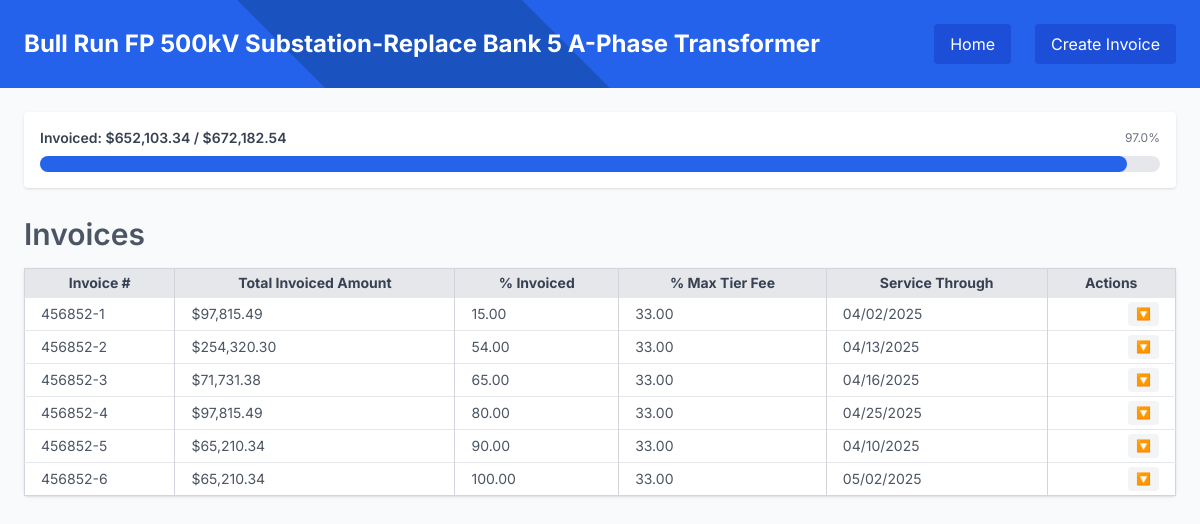
Screenshot of /invoices/2 with the database file from the repository.
### backend/models.py (models this page shows)
class Project(MainBase):
    __tablename__ = "projects_table"
    id = Column(Integer, primary_key=True, index=True)
    wo_date = Column(String)
    project_name = Column(String)
    wo_number = Column(String)
    bmcd_number = Column(String)
    po_number = Column(String)
    tao_number = Column(String)
    contract_number = Column(String)
    total_labor_amount = Column(Numeric(12, 2), default=0.00)
    total_expenses_amount = Column(Numeric(12, 2), default=0.00)
    total_travel_amount = Column(Numeric(12, 2), default=0.00)
    total_tier_fee = Column(Numeric(12, 2), default=0.00)
    total_budget_amount = Column(Numeric(12, 2), default=0.00)
    subtasks = relationship("Subtask", back_populates="project", cascade="all, delete-orphan")
    invoices = relationship("Invoice", back_populates="project", cascade="all, delete-orphan")

class Invoice(MainBase):
    __tablename__ = "invoices_table"
    id = Column(Integer, primary_key=True, index=True)
    project_id = Column(Integer, ForeignKey("projects_table.id", ondelete="CASCADE"), nullable=False)
    tier_fee_percentage = Column(Numeric(12, 2), default=0.00)
    invoice_percentage = Column(Numeric(12, 2), default=0.00)
    invoice_number = Column(String)
    invoice_through_date = Column(String)
    invoice_creation_date = Column(String)
    project = relationship("Project", back_populates="invoices")
    invoice_items = relationship("InvoiceAmount", back_populates="invoice", cascade="all, delete-orphan")

### backend/routers/invoices.py (the view)
@router.get("/invoices/{project_id}", response_class=HTMLResponse)
def view_project_invoices_page(project_id: int, request: Request, db: Session = Depends(get_main_db)):
    project = db.query(Project).filter(Project.id == project_id).first()
    if not project:
        raise HTTPException(status_code=404, detail="Project not found")
    invoices = project.invoices
    total_budget = project.total_budget_amount
    invoice_data = []
    total_invoiced = Decimal("0.00")
    for invoice in invoices:
        total_amount = sum((item.invoice_amount for item in invoice.invoice_items), Decimal("0.00"))
        total_invoiced += total_amount
        formatted_through_date = datetime.strptime(invoice.invoice_through_date, "%Y-%m-%d").strftime("%m/%d/%Y")
        invoice_data.append({
            "invoice": invoice,
            "total_amount": total_amount,
            "formatted_through_date": formatted_through_date
        })
    contributions = [
        {
            "number": row["invoice"].invoice_number,
            "percent": (row["total_amount"] / project.total_budget_amount * Decimal("100")).quantize(Decimal("0.01")),
            "amount": row["total_amount"]
        }
        for row in invoice_data
    ]
    return templates.TemplateResponse("invoice_list.html", {
        "request": request,
        "project": project,
        "invoices": invoice_data,
        "total_invoiced": total_invoiced,
        "total_budget": total_budget,
        "contributions": contributions
    })

### frontend/templates/invoice_list.html
{% extends "base.html" %}
{% block content %}
<div
  class="w-full bg-blue-600 py-6 mb-6 bg-cover bg-center bg-no-repeat relative"
  style="background-image: url('/static/images/burns_logo.png');"
>
  <div class="absolute inset-0 bg-blue-600 bg-opacity-70 z-0"></div>
  <div class="relative z-10">
    <div class="flex flex-col md:flex-row justify-between items-center gap-4">
      <h1 class="text-2xl font-bold text-white ml-0 md:ml-6">
        {{ project.project_name }}
      </h1>
      <div class="flex gap-2 mr-0 md:mr-6">
        <a
          href="/projects/"
          class="bg-blue-700 text-white px-4 py-2 mr-4 rounded hover:bg-blue-800 whitespace-nowrap"
        >
          Home
        </a>
        <a href="#"
          hx-get="/invoices/create/{{ project.id }}"
          hx-target="#create-invoice"
          hx-swap="innerHTML"
          class="bg-blue-700 text-white px-4 py-2 rounded hover:bg-blue-800 whitespace-nowrap"
        >
          Create Invoice
        </a>
      </div>
    </div>
  </div>
</div>
<div class="pt-0 pl-6 pr-6">
  <div class="bg-white shadow rounded p-4 mb-4">
    <div class="flex justify-between items-center mb-2">
      <h3 class="text-sm font-semibold text-gray-700">Invoiced: ${{ "{:,.2f}".format(total_invoiced) }} / ${{ "{:,.2f}".format(total_budget) }}</h3>
      <span class="text-xs text-gray-500">
        {{ "{:.1f}".format((total_invoiced / total_budget) * 100 if total_budget > 0 else 0) }}%
      </span>
    </div>
    <div class="w-full bg-gray-200 rounded-full h-4">
      <div
        class="bg-blue-600 h-4 rounded-full"
        style="width: {{ (total_invoiced / total_budget) * 100 if total_budget > 0 else 0 }}%;"
      ></div>
    </div>
  </div>
</div>
<div class="pt-3 pl-6 pr-6">
  <div class="flex justify-between items-center mb-4">
    <h3 class="text-3xl font-semibold text-gray-600">Invoices</h3>
  </div>
  <table class="w-full text-sm table-auto border border-gray-300 rounded bg-white shadow">
    <thead class="bg-gray-200 text-gray-700">
      <tr>
        <th class="px-4 py-1 border-r border-gray-300 whitespace-nowrap">Invoice #</th>
        <th class="px-4 py-1 border-r border-gray-300 whitespace-nowrap">Total Invoiced Amount</th>
        <th class="px-4 py-1 border-r border-gray-300 whitespace-nowrap">% Invoiced</th>
        <th class="px-4 py-1 border-r border-gray-300 whitespace-nowrap">% Max Tier Fee</th>
        <th class="px-4 py-1 border-r border-gray-300 whitespace-nowrap">Service Through</th>
        <th class="px-4 py-1 border-r border-gray-300 whitespace-nowrap">Actions</th>
      </tr>
    </thead>
    <tbody id="invoice-table-body">
      {% include "components/invoice_row.html" %}
    </tbody>
  </table>
</div>
{% endblock %}

### frontend/templates/components/invoice_row.html (shortened to what this page needs)
{% for row in invoices %}
  {% set invoice = row.invoice %}
<tr class="border-t hover:bg-gray-50">
  <td class="px-4 py-1 border-r border-gray-300 whitespace-nowrap">{{ invoice.invoice_number }}</td>
  <td class="px-4 py-1 border-r border-gray-300 whitespace-nowrap">${{ "{:,.2f}".format(row.total_amount) }}</td>
  <td class="px-4 py-1 border-r border-gray-300 whitespace-nowrap">{{ invoice.invoice_percentage }}</td>
  <td class="px-4 py-1 border-r border-gray-300 whitespace-nowrap">{{ invoice.tier_fee_percentage }}</td>
  <td class="px-4 py-1 border-r border-gray-300 whitespace-nowrap">{{ row.formatted_through_date }}</td>
  <td class="relative px-4 py-1 text-sm text-right" x-data="{ open: false }">
    <button @click="open = !open" class="bg-gray-100 text-blue-600 hover:underline text-xs px-2 py-1 rounded">
      🔽
    </button>
  </td>
</tr>
{% else %}
<tr>
  <td colspan="6" class="text-center text-gray-500 py-4">
    No invoices found.
  </td>
</tr>
{% endfor %}

### frontend/templates/base.html (style rules this page uses)
body { font-family: 'Inter', sans-serif; }

### rows the page displays
Project: project_name "Bull Run FP 500kV Substation-Replace Bank 5 A-Phase Transformer", total_budget_amount "672,182.54", total_budget_amount "97.0"
Invoice: invoice_number "456852-1", invoice_percentage "15.00", tier_fee_percentage "33.00"
Invoice: invoice_number "456852-2", invoice_percentage "54.00", tier_fee_percentage "33.00"
Invoice: invoice_number "456852-3", invoice_percentage "65.00", tier_fee_percentage "33.00"
Invoice: invoice_number "456852-4", invoice_percentage "80.00", tier_fee_percentage "33.00"
Invoice: invoice_number "456852-5", invoice_percentage "90.00", tier_fee_percentage "33.00"
Invoice: invoice_number "456852-6", invoice_percentage "100.00", tier_fee_percentage "33.00"

### other values shown
{{ "{:,.2f}".format(total_invoiced) }} "652,103.34"
{{ "{:,.2f}".format(row.total_amount) }} "97,815.49" "254,320.30" "71,731.38" "97,815.49" "65,210.34" "65,210.34"
{{ row.formatted_through_date }} "04/02/2025" "04/13/2025" "04/16/2025" "04/25/2025" "04/10/2025" "05/02/2025"
